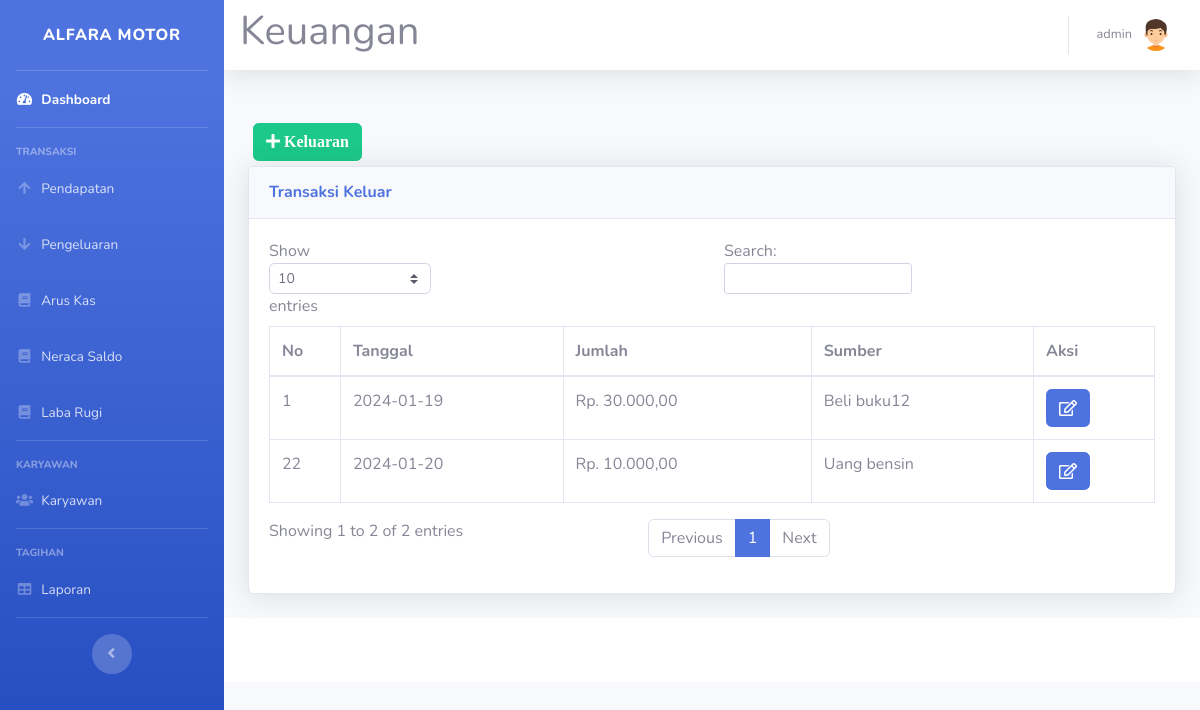
Page /pengeluaran.php (signed in) on the committed database.
### tables this page shows
CREATE TABLE `pengeluaran` (
  `id_pengeluaran` int(11) NOT NULL,
  `tgl_pengeluaran` date NOT NULL,
  `jumlah` int(11) NOT NULL,
  `sumber` text NOT NULL,
  `status` int(11) NOT NULL
);

### pengeluaran.php (the view, shortened to what this page needs)
<!DOCTYPE html>
<html lang="en">
<head>
  <link href="vendor/fontawesome-free/css/all.min.css" rel="stylesheet" type="text/css">
  <link href="css/sb-admin-2.min.css" rel="stylesheet">
</head>
<body id="page-top">
  <?php
  require 'koneksi.php';
  require('sidebar.php');
  ?>
  <div id="content">
    <?php require('navbar.php'); ?>
    <div class="container-fluid">
      <div class="row">
      </div>
      <button type="button" class="btn btn-success" style="margin:5px" data-toggle="modal" data-target="#myModalTambah"><i class="fa fa-plus"> Keluaran</i></button><br>
      <div class="row">
        <div class="col-12">
          <div class="card shadow mb-4">
            <div class="card-header py-3">
              <h6 class="m-0 font-weight-bold text-primary">Transaksi Keluar</h6>
            </div>
            <div class="card-body">
              <div class="table-responsive">
                <table class="table table-bordered" id="dataTable" width="100%" cellspacing="0">
                  <thead>
                    <tr>
                      <th>No</th>
                      <th>Tanggal</th>
                      <th>Jumlah</th>
                      <th>Sumber</th>
                      <th>Aksi</th>
                    </tr>
                  </thead>
                  <tbody>
                    <?php
                    $query = mysqli_query($koneksi, "SELECT * FROM pengeluaran");
                    while ($data = mysqli_fetch_assoc($query)) {
                    ?>
                      <tr>
                        <td><?= $data['id_pengeluaran'] ?></td>
                        <td><?= $data['tgl_pengeluaran'] ?></td>
                        <td>Rp. <?= number_format($data['jumlah'], 2, ',', '.'); ?></td>
                        <td><?= $data['sumber'] ?></td>
                        <td>
                          <a href="#" type="button" class=" fa fa-edit btn btn-primary btn-md" data-toggle="modal" data-target="#myModal<?php echo $data['id_pengeluaran']; ?>"></a>
                        </td>
                      </tr>
              </div>
            <?php
                    }
            ?>
            </div>
          </div>
        </div>
      </div>
    </div>
  </div>
  <?php require 'footer.php' ?>
  </div>
</body>
</html>

### rows in the picture
pengeluaran: id_pengeluaran "1", tgl_pengeluaran "2024-01-19", jumlah "30.000,00", sumber "Beli buku12"
pengeluaran: id_pengeluaran "22", tgl_pengeluaran "2024-01-20", jumlah "10.000,00", sumber "Uang bensin"

### other values in the picture
$_SESSION['nama'] "admin"
